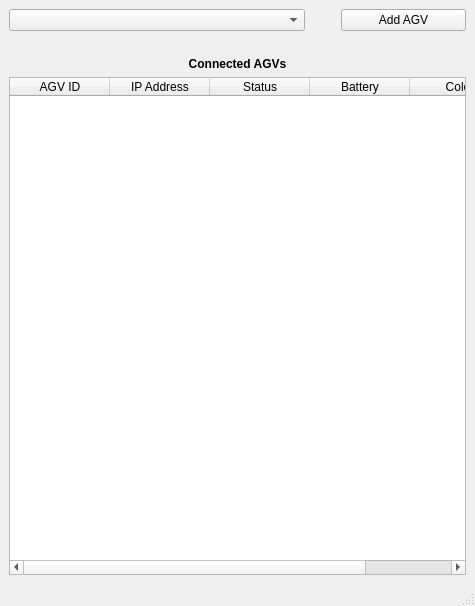
<?xml version="1.0" encoding="UTF-8"?>
<ui version="4.0">
 <class>MainWindow</class>
 <widget class="QMainWindow" name="MainWindow">
  <property name="geometry">
   <rect>
    <x>0</x>
    <y>0</y>
    <width>475</width>
    <height>606</height>
   </rect>
  </property>
  <property name="windowTitle">
   <string>MainWindow</string>
  </property>
  <widget class="QWidget" name="centralwidget">
   <layout class="QHBoxLayout" name="horizontalLayout_2">
    <item>
     <layout class="QVBoxLayout" name="verticalLayout_2">
      <item>
       <layout class="QHBoxLayout" name="horizontalLayout">
        <item>
         <widget class="QComboBox" name="comboBox"/>
        </item>
        <item>
         <spacer name="horizontalSpacer">
          <property name="orientation">
           <enum>Qt::Horizontal</enum>
          </property>
          <property name="sizeType">
           <enum>QSizePolicy::Maximum</enum>
          </property>
          <property name="sizeHint" stdset="0">
           <size>
            <width>30</width>
            <height>20</height>
           </size>
          </property>
         </spacer>
        </item>
        <item>
         <widget class="QPushButton" name="pushButton">
          <property name="sizePolicy">
           <sizepolicy hsizetype="Maximum" vsizetype="Minimum">
            <horstretch>0</horstretch>
            <verstretch>0</verstretch>
           </sizepolicy>
          </property>
          <property name="maximumSize">
           <size>
            <width>125</width>
            <height>25</height>
           </size>
          </property>
          <property name="text">
           <string>Add AGV</string>
          </property>
         </widget>
        </item>
       </layout>
      </item>
      <item>
       <spacer name="verticalSpacer">
        <property name="orientation">
         <enum>Qt::Vertical</enum>
        </property>
        <property name="sizeType">
         <enum>QSizePolicy::Minimum</enum>
        </property>
        <property name="sizeHint" stdset="0">
         <size>
          <width>20</width>
          <height>20</height>
         </size>
        </property>
       </spacer>
      </item>
      <item>
       <layout class="QVBoxLayout" name="verticalLayout">
        <item>
         <widget class="QLabel" name="label">
          <property name="font">
           <font>
            <weight>75</weight>
            <bold>true</bold>
           </font>
          </property>
          <property name="text">
           <string>Connected AGVs</string>
          </property>
          <property name="alignment">
           <set>Qt::AlignCenter</set>
          </property>
         </widget>
        </item>
        <item>
         <widget class="QTableWidget" name="tableWidget">
          <column>
           <property name="text">
            <string>AGV ID</string>
           </property>
          </column>
          <column>
           <property name="text">
            <string>IP Address</string>
           </property>
          </column>
          <column>
           <property name="text">
            <string>Status</string>
           </property>
          </column>
          <column>
           <property name="text">
            <string>Battery</string>
           </property>
          </column>
          <column>
           <property name="text">
            <string>Color</string>
           </property>
          </column>
         </widget>
        </item>
       </layout>
      </item>
     </layout>
    </item>
   </layout>
  </widget>
  <widget class="QMenuBar" name="menubar">
   <property name="geometry">
    <rect>
     <x>0</x>
     <y>0</y>
     <width>475</width>
     <height>22</height>
    </rect>
   </property>
  </widget>
  <widget class="QStatusBar" name="statusbar"/>
 </widget>
 <resources/>
 <connections/>
</ui>
